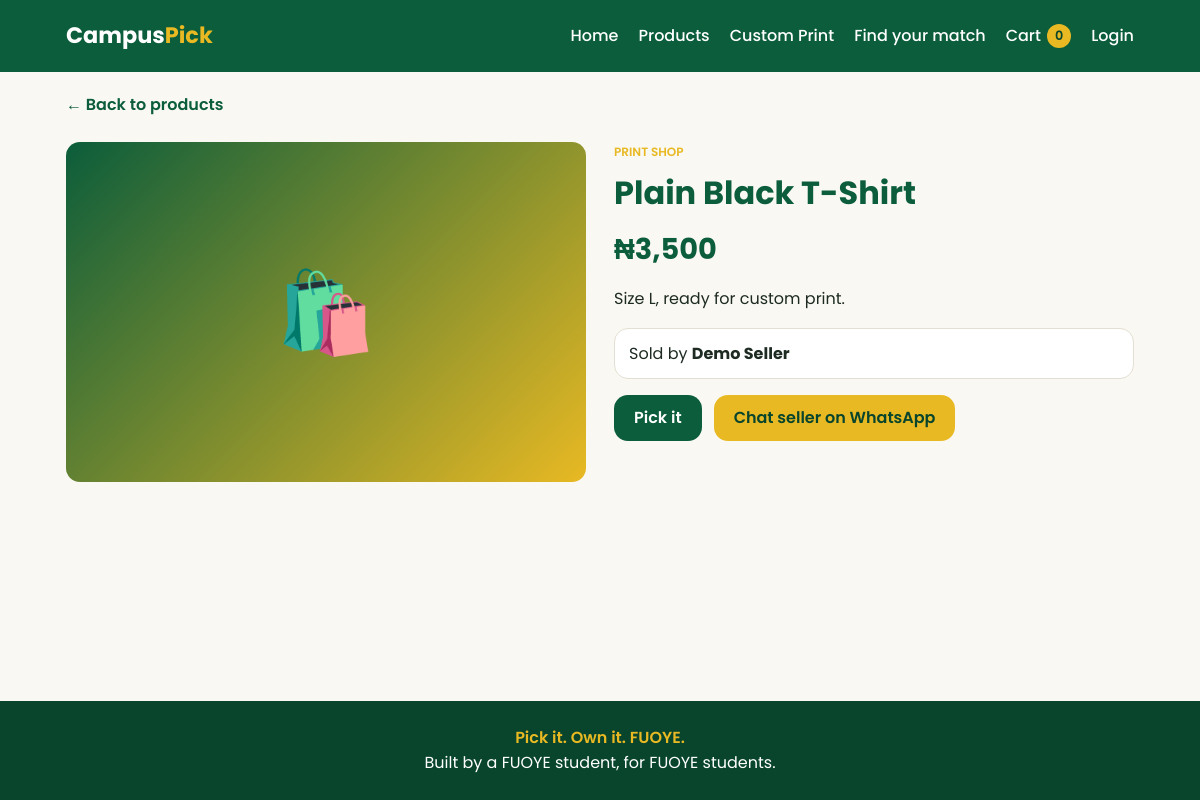
The page /product.php?id=4 on the database its author committed.
### tables this page shows
CREATE TABLE `products` (
  `id` int(11) NOT NULL,
  `seller_id` int(11) NOT NULL,
  `name` varchar(150) NOT NULL,
  `description` text DEFAULT NULL,
  `price` decimal(10,2) NOT NULL,
  `category` varchar(50) DEFAULT NULL,
  `image` varchar(255) DEFAULT NULL,
  `created_at` timestamp NOT NULL DEFAULT current_timestamp()
);

CREATE TABLE `users` (
  `id` int(11) NOT NULL,
  `name` varchar(100) NOT NULL,
  `email` varchar(100) NOT NULL,
  `password` varchar(255) NOT NULL,
  `role` enum('buyer','seller') NOT NULL DEFAULT 'buyer',
  `phone` varchar(20) DEFAULT NULL,
  `created_at` timestamp NOT NULL DEFAULT current_timestamp()
);

### product.php (the view, shortened to what this page needs)
<?php
include 'includes/db.php';
include 'includes/header.php';
$id = (int)($_GET['id'] ?? 0);
$stmt = $conn->prepare(
  "SELECT p.id, p.name, p.description, p.price, p.category, p.image,
          u.name AS seller_name, u.phone
   FROM products p
   JOIN users u ON p.seller_id = u.id
   WHERE p.id = ?"
);
$stmt->bind_param("i", $id);
$stmt->execute();
$p = $stmt->get_result()->fetch_assoc();
?>
<main class="container">
<?php if (!$p): ?>
  <p class="empty">Product not found. <a class="back" href="products.php">Back to products</a></p>
<?php else:
  $msg = "Hi, I want to pick '" . $p['name'] . "' on CampusPick.";
  $wa  = "https://wa.me/" . preg_replace('/\D/', '', $p['phone']) . "?text=" . urlencode($msg);
?>
  <a class="back" href="products.php">&larr; Back to products</a>
  <div class="detail">
    <div class="detail-img">
      <?php if ($p['image']): ?>
        <img src="uploads/<?php echo htmlspecialchars($p['image']); ?>" alt="">
      <?php else: ?>🛍️<?php endif; ?>
    </div>
    <div class="detail-info">
      <div class="card-cat"><?php echo htmlspecialchars($p['category']); ?></div>
      <h1><?php echo htmlspecialchars($p['name']); ?></h1>
      <div class="detail-price">₦<?php echo number_format($p['price']); ?></div>
      <p><?php echo nl2br(htmlspecialchars($p['description'])); ?></p>
      <div class="detail-seller">Sold by <strong><?php echo htmlspecialchars($p['seller_name']); ?></strong></div>
      <div class="btn-row">
        <button class="btn btn-green add-to-cart"
                data-id="<?php echo (int)$p['id']; ?>"
                data-name="<?php echo htmlspecialchars($p['name']); ?>"
                data-price="<?php echo (float)$p['price']; ?>">Pick it</button>
        <a class="btn" href="<?php echo $wa; ?>" target="_blank">Chat seller on WhatsApp</a>
      </div>
    </div>
  </div>
<?php endif; ?>
</main>
<?php include 'includes/footer.php'; ?>

### css/style.css (style rules this page uses)
:root { --green: #0B5D3B; --green-dark: #08452c; --gold: #E8B923; --bg: #FAF8F2; --ink: #1d2b22; --white: #ffffff; --muted: #6b7a70; --line: #e3dfd2; --radius: 14px; --speed: 0.3s; --ease: cubic-bezier(0.4, 0, 0.2, 1); }
* { box-sizing: border-box; margin: 0; padding: 0; }
body { font-family: 'Poppins', sans-serif; background: var(--bg); color: var(--ink); line-height: 1.6; min-height: 100vh; display: flex; flex-direction: column; }
main { flex: 1; width: 100%; min-width: 0; }
a { color: inherit; text-decoration: none; }
.container { max-width: 1100px; margin: 0 auto; padding: 0 16px; }
.btn { display: inline-flex; align-items: center; justify-content: center; text-align: center; min-height: 44px; background: var(--gold); color: var(--green-dark); font: inherit; font-weight: 600; padding: 10px 20px; border: 0; border-radius: var(--radius); cursor: pointer; transition: transform var(--speed) var(--ease); }
.btn-green { background: var(--green); color: var(--white); }
.card-cat { font-size: 0.75rem; color: var(--gold); font-weight: 600; text-transform: uppercase; }
.back { display: inline-block; margin-top: 20px; color: var(--green); font-weight: 600; }
.detail { display: grid; grid-template-columns: 1fr 1fr; gap: 28px; margin-top: 24px; }
.detail-img { height: 340px; border-radius: var(--radius); background: linear-gradient(135deg, var(--green), var(--gold)); display: flex; align-items: center; justify-content: center; font-size: 5rem; overflow: hidden; }
.detail-info h1 { color: var(--green); margin: 6px 0; }
.detail-price { font-size: 1.8rem; font-weight: 700; color: var(--green); margin: 8px 0 14px; }
.detail-seller { background: var(--white); border: 1px solid var(--line); border-radius: var(--radius); padding: 12px 14px; margin: 16px 0; }
.btn-row { display: flex; gap: 12px; flex-wrap: wrap; }

### rows shown on the page
products: category "PRINT SHOP", name "Plain Black T-Shirt", price "3,500", description "Size L, ready for custom print.", seller.name "Demo Seller"
